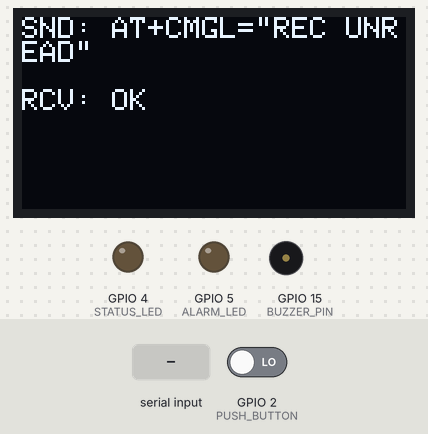
A sketch run on a simulated ESP32. On the bench: 128×64 one-colour display, output pins drawn as LEDs (lit = HIGH), buzzer (waves = sounding). The test bench sets the inputs (shaded band); at power-on: GPIO 2 (PUSH_BUTTON) LOW. The modem accepts every AT command (registered, SIM ready, sends succeed) and sends nothing else; what the sketch prints to the serial monitor is not drawn.

Above: at 19.8 s.
19.9 s: "1\n" received over the second serial link
At 21.0 s:
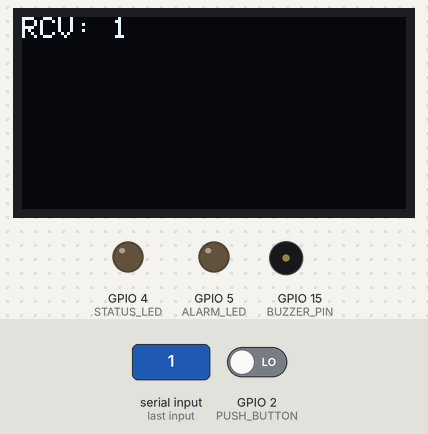
33.5 s: "0\n" received over the second serial link
At 34.7 s:
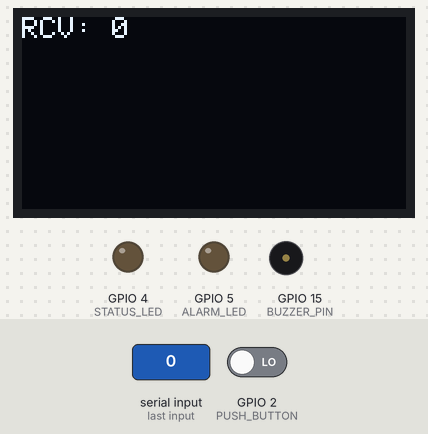
35.1 s: GPIO 2 (PUSH_BUTTON) driven HIGH
At 40.6 s:
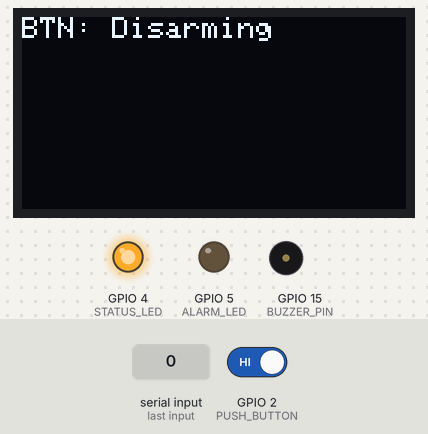
43.5 s: GPIO 2 (PUSH_BUTTON) driven LOW
At 44.5 s:
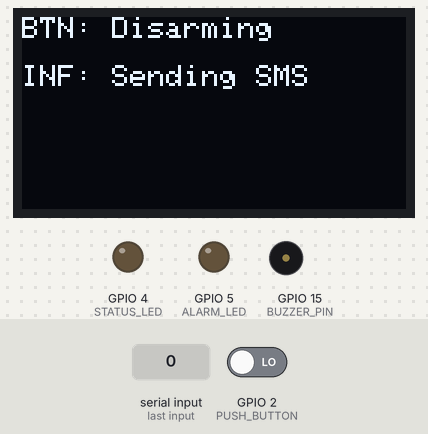
Timing chart, 0 to 46.5 s (numbered marks = the images above; inputs shaded):
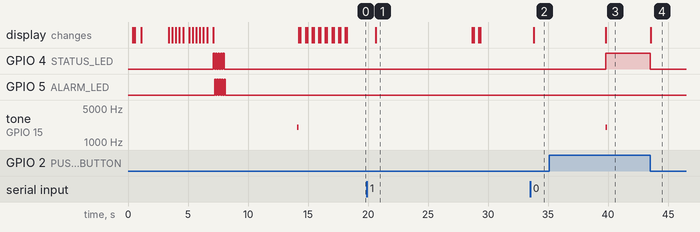

Measured:
- after the input at 19.9 s, the display: changes after 0.76 s (image 1)
- after the input at 33.5 s, the display: changes after 0.30 s (image 2)
- after the input at 35.1 s, GPIO 4 (STATUS_LED): LOW → HIGH after 4.7 s; tone on GPIO 15 (BUZZER_PIN): silent → 2000 Hz after 4.7 s, → silent 0.10 s later; the display: changes after 4.7 s (image 3)
- after the input at 43.5 s, GPIO 4 (STATUS_LED): HIGH → LOW after 0.04 s instead of 0.36 s; GPIO 5 (ALARM_LED): stays LOW (without the input it goes to HIGH after 0.36 s); tone on GPIO 15 (BUZZER_PIN): stops changing and stays silent; the display: changes after 0.06 s (image 4)
- what the display in image 1 shows lasts 8.0 s, from 20.7 s to 28.7 s

The sketch:

esp32_remote_alarm_system.ino
```cpp
// (licence header left out)
// OLED display
#include <SPI.h>
#include <Wire.h>
#include <Adafruit_GFX.h>
#include <Adafruit_SSD1306.h>

// GSM module
#include <SoftwareSerial.h>

// **********************************************************************************

// General parameters
#define GSM_TX_PIN     17       // pin
#define GSM_RX_PIN     16       // pin
#define BUZZER_PIN     15       // pin
#define STATUS_LED     4        // pin
#define ALARM_LED      5        // pin
#define PUSH_BUTTON    2        // pin
#define BUZZER_FRQ     2000     // Hz
#define ALARM_TIMER    1800000  // ms
#define ARM_BTN_DLY    8000     // ms
#define DISARM_BTN_DLY 4000     // ms
#define BUZZER_CHANNEL 0        // PWM channel
#define BUFFER_LEN     128      // size

// OLD display
#define SCREEN_WIDTH   128 // OLED display width, in pixels
#define SCREEN_HEIGHT  64  // OLED display height, in pixels
#define OLED_RESET     -1  // reset pin # (or -1 if sharing Arduino reset pin)

// SMS commands
#define ALARM_SMS      "ALARM"
#define ARM_SMS        "ON"
#define DISARM_SMS     "OFF"

// GSM contact recipent
#define RECIPIENT      "+123456789"

// **********************************************************************************

// Create software serial object to communicate with modem (SIM800L)
SoftwareSerial modem(GSM_TX_PIN, GSM_RX_PIN);

// Global variables
char mbuf[BUFFER_LEN];   // a buffer for communicating with model
bool cmd_flag;           // a flag that indicates a command is sent to th modem and waiting for a response
unsigned long lastTime;  // tmp variable to keep track of time
int16_t skip_ncalls;     // tmp variable to be used for avoid calling a function too frequently

// Create display object
Adafruit_SSD1306 display(SCREEN_WIDTH, SCREEN_HEIGHT, &Wire, OLED_RESET);

// -----------------------------------------------------------------------------------

// Define a utility function to display text on display
void disp(const char *msg, const char *header = "", const bool keep_disp = true)
{
  Serial.print(header);
  Serial.println(msg);

  if( keep_disp ) {
    display.println();
  }
  else {
    display.clearDisplay();
    display.setCursor(0, 0);
  }
  display.print(header);
  display.println(msg);
  display.display();
}

// Logo effect
void drawLogo(void)
{
  // Draw an log effect
  display.clearDisplay();
  for(int16_t i=0; i<display.height()/2-2; i+=2) {
    display.drawRoundRect(i, i, display.width()-2*i, display.height()-2*i,
      display.height()/4, WHITE);
    display.display();
    delay(10);
  }
  delay(500);

  // Draw log
  display.clearDisplay();
  display.setCursor(0, 0);
  display.setTextSize(2);
  display.print(F("Remote\n Alarm\n  System"));
  display.display();
  delay(2000);
  display.startscrolldiagright(0x00, 0x07);
  delay(2000);
  display.startscrolldiagleft(0x00, 0x07);
  delay(2000);
  display.setTextSize(1);
  display.stopscroll();
  disp("\n\nConnecting...", "");
  checkLEDs();
  delay(6000);
  beep();
  display.clearDisplay();
}

// LED rolling effect to check all LEDs are functional
void checkLEDs()
{
  const int wait = 100;
  for (int i=0; i<5; i++) {
    digitalWrite(STATUS_LED, HIGH);
    delay(wait);
    digitalWrite(STATUS_LED, LOW);
    digitalWrite(ALARM_LED, HIGH);
    delay(wait);
    digitalWrite(ALARM_LED, LOW);
  }
}

// -----------------------------------------------------------------------------------

// Send a command to modem and read the modem reply to the global buffer
void sendCmd(const char *cmd)
{
  disp(cmd, "SND: ", false);

  modem.println(cmd);
  cmd_flag = true;
  delay(100);

  readModemToBuf();
  cmd_flag = false;
  delay(400);
}

// Create PWM tone on the buzzer pin
void tone(unsigned long duration)
{
  ledcAttachPin(BUZZER_PIN, BUZZER_CHANNEL);
  ledcWriteTone(BUZZER_CHANNEL, BUZZER_FRQ);
  delay(duration);
  ledcDetachPin(BUZZER_PIN);
  ledcWriteTone(BUZZER_CHANNEL, 0);
}
void beep() { tone(100); }
void beepTwice() { beep(); delay(100); beep(); }

// If an error is detected
void raise_error(const char *msg)
{
  disp(msg, "ERR: ");
  tone(1000);
  cmd_flag = false;
  digitalWrite(STATUS_LED, HIGH);
  // Infinite loop while generating beep sound
  while(true) {
    delay(10000);
    tone(100);
  }
}

// Tasks to do when alram mode is detected: LED blinking, Buzzer beeping
void activate_alarm()
{
  bool alarm_deactivated = false;
  disp("Alarm activated!", "");
  lastTime = millis();
  while( (millis() - lastTime) < ALARM_TIMER ) {
    digitalWrite(ALARM_LED, HIGH);
    tone(100);
    digitalWrite(ALARM_LED, LOW);
    delay(50);
    // Deactivate if push button is pressed
    if( digitalRead(PUSH_BUTTON) == HIGH ) {
      alarm_deactivated = true;
      disp("Alarm deactivated", "");
      tone(500);
      delay(2000);
      break;
    }
  }
  if( !alarm_deactivated ) {
    digitalWrite(ALARM_LED, HIGH);
  }
}

// Check wheather input message is Alarm message or not
bool isAlarm(char *string)
{
  string = strrchr(string, ALARM_SMS[0]);
  if( string != NULL )
    return ( strncmp(string, ALARM_SMS, 6) == 0 );
  return false ;
}

// Check modem's reply is a SMS message
void readSMS(char *buf)
{
  if( strncmp(buf+1, "+CMT:", 5) != 0 )
   return;

  char *token = strtok(buf, "\"");
  char *token_prev;
  while (token != NULL) {
    //Serial.print("+CMT TOKEN: ");
    //Serial.println(token);
    token_prev = token;
    token = strtok(NULL, "\"");
  }
  char *sms = token_prev + 1;

  // React to the received SMS command
  if( isAlarm(sms) ) {
    delay(200);
    disp(sms, "SMS: ", false);
    activate_alarm();
  }
//  else {
//    disp(sms, "SMS: ", false);
//    delay(5000);
//  }
}

// Read buffer (if contains modem's reply)
void readBuf(char *buf, uint16_t len)
{
  // Check is modem responding
  if( len == 0 ) {
    if( cmd_flag ) {
      raise_error("Modem is not responding!");
    }
    return;
  }
  // Check a sent command waiting for reply
  if( cmd_flag && !strcmp(buf+len-2, "OK") ) {
    raise_error("No reply for the pending command!");
  }
  // Check model not returning ERROR
  if( strncmp(buf+1, "ERROR", 5) == 0 ) {
    raise_error("Modem ERROR!");
  }

  disp(buf, "RCV: ", cmd_flag);
  readSMS(buf);
}

// Read modem's reply to the buffer
void readModemToBuf()
{
  uint16_t pos = 0;

  while(modem.available())
  {
    // read a byte from modem
    char ch = (char) modem.read();
    // skip first empty lines
    if (ch == '\n') continue;
    // write char to buffer
    mbuf[pos++] = ch ;
    mbuf[pos]   = '\0';
  }

  readBuf(mbuf, pos);
}

// Initialize modem
void initModem()
{
  // Once the handshake test is successful, it will back to OK
  sendCmd("AT");
  // Disable echo AT commands
  sendCmd("ATE0");
  // Signal quality test, value range is 0-31 , 31 is the best
  sendCmd("AT+CSQ");
  // Read SIM information to confirm whether the SIM is plugged
  sendCmd("AT+CCID");
  // Check whether it has registered in the network
  sendCmd("AT+CREG?");

  // Configure SMS messsage in TEXT mode
  sendCmd("AT+CMGF=1");
  // Decide how newly arrived SMS messages should be handled (redirect to Arduino)
  sendCmd("AT+CNMI=1,2,0,0,0");
  // Show only new SMS messages
  sendCmd("AT+CMGL=\"REC UNREAD\"");
}

// Forward IDE serial to modem
void forwardSerialToModem()
{
  while (Serial.available())
  {
    modem.write(Serial.read());
  }
}

// Send a SMS message
void sendTextMessage(const char *sms)
{
  modem.print(F("AT+CMGF=1\r"));
  delay(800);
  // contact number of recipient
  modem.print(F("AT+CMGS=\""RECIPIENT"\"\r"));
  delay(800);
  // SMS text
  modem.print(sms);
  modem.print(F("\r"));
  delay(800);
  modem.println((char)26);
  modem.println();
  delay(1000);
}

// Check modem signal and simcard status
void checkModem()
{
  // Check modem status every 10 calls
  if( ++skip_ncalls < 10 )
    return;
  skip_ncalls = 0;

  sendCmd("AT+CPIN?");
  sendCmd("AT+CSQ");
  //digitalWrite(ALARM_LED, HIGH);
  //delay(60);
  //digitalWrite(ALARM_LED, LOW);
}

// Check wheather button is pusshed and react accordingly
void checkButton()
{
  // Skip if button is not pressed
  if( digitalRead(PUSH_BUTTON) == LOW )
    return;

  // Turn off alarm LED if it is still on
  if( digitalRead(ALARM_LED) == HIGH ) {
    digitalWrite(ALARM_LED, LOW);
    return;
  }

  bool arm = false;
  bool disarm = false;
  lastTime = millis();

  while( digitalRead(PUSH_BUTTON) == HIGH ) {
    // Activate disarm
    if( (millis() - lastTime) > DISARM_BTN_DLY && !disarm && !arm ) {
      disarm = true;
      disp("Disarming", "BTN: ", false);
      digitalWrite(STATUS_LED, HIGH);
      beep();
    }
    // Activate arm
    if( (millis() - lastTime) > ARM_BTN_DLY && !arm ) {
      disarm = false;
      arm = true;
      disp("Arming", "BTN: ", false);
      digitalWrite(STATUS_LED, LOW);
      digitalWrite(ALARM_LED, HIGH);
      beepTwice();
    }
    delay(50);
  }
  digitalWrite(STATUS_LED, LOW);
  digitalWrite(ALARM_LED, LOW);

  if( disarm ) {
    disp("Sending SMS", "INF: ");
    delay(1000);
    sendTextMessage(DISARM_SMS);
  }

  if( arm ) {
    disp("Sending SMS", "INF: ");
    delay(1000);
    sendTextMessage(ARM_SMS);
  }
}

// ===================================================================================

// Main setup function
void setup()
{
  // Set status LED pin as output
  pinMode(STATUS_LED, OUTPUT);
  pinMode(ALARM_LED, OUTPUT);
  pinMode(PUSH_BUTTON, INPUT_PULLDOWN);
  digitalWrite(STATUS_LED, LOW);
  digitalWrite(ALARM_LED, LOW);

  // Begin serial communication with Arduino IDE (Serial Monitor)
  Serial.begin(9600);

  // Begin serial communication with modem
  modem.begin(9600);
  cmd_flag = false;
  skip_ncalls = 0;

  // Initialize display
  if(!display.begin(SSD1306_SWITCHCAPVCC, 0x3C)) {
    Serial.println(F("SSD1306 allocation failed"));
    for(;;); /*don't proceed, loop forever*/
  }
  display.setTextColor(WHITE);

  // Initialize Logo effect
  drawLogo();

  // Initialize
  initModem();
}


// Main loop function
void loop()
{
  // One second delay
  delay(1000);
  // Check modem signal and simcard status
  checkModem();
  // Forward from IDE serial to modem
  forwardSerialToModem();
  // Read modem
  readModemToBuf();
  // check button status
  checkButton();
}
```
